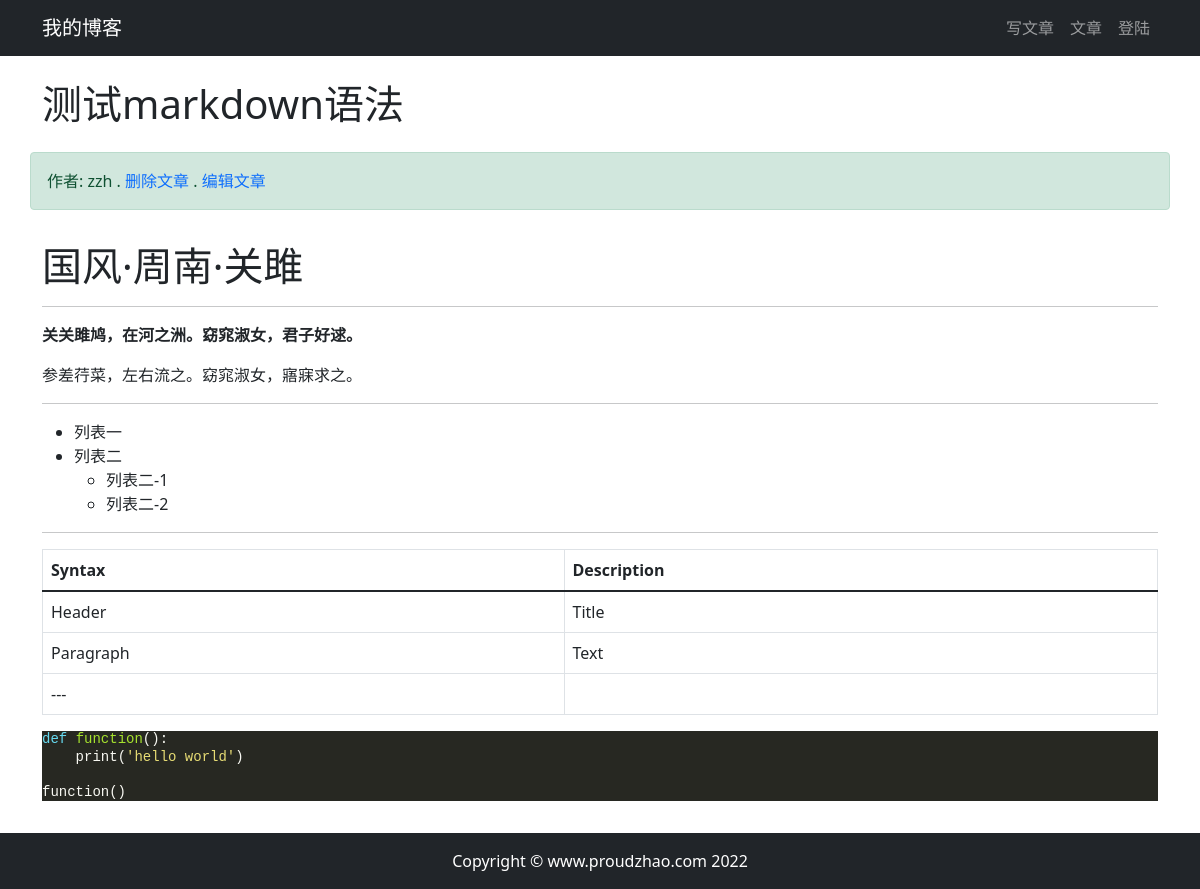
Page /article/article-detail/4/ on the committed database.
### article/models.py (models this page shows, shortened)
class ArticlePost(models.Model):
    author = models.ForeignKey(User, on_delete=models.CASCADE)
    title = models.CharField(max_length=100)
    body = models.TextField()
    created = models.DateTimeField(default=timezone.now)
    updated = models.DateTimeField(auto_now=True)
    class Meta:
        ordering = ('-created',)  # 这里是以创建时间倒序排列

### article/views.py (the view)
# urls.py: path('article-detail/<int:id>/', views.article_detail, name='article_detail'),
def article_detail(request, id=None):
    article = ArticlePost.objects.get(id=id)
    article.body = markdown.markdown(
        article.body,  # 需要渲染的文本
        extensions=[
            'markdown.extensions.extra',
            'markdown.extensions.codehilite',
        ]
    )
    context = {'article': article}
    return render(request, 'article/detail.html', context)

### templates/article/detail.html (shortened to what this page needs)
{% extends 'base.html' %}
{% load static %}
{% block content %}
    <div class="container">
        <div class="row">
            <h1 class="col-12 mt-4 mb-4">{{ article.title }}</h1>
            <div class="col-12 alert alert-success">
                作者: {{ article.author }}
                . <a href="#" onclick="confirm_safe_delete()">删除文章</a>
                . <a href="{% url 'article:article_update' article.id %}">编辑文章</a>
            </div>
            <div class="col-12" id="article_body">
                <p>{{ article.body|safe }}</p>
            </div>
        </div>
    </div>
{% endblock content %}

### static/md_css/monokai.css (style rules this page uses)
pre { line-height: 125%; }
.codehilite { background: #272822; color: #f8f8f2 }
.codehilite .k { color: #66d9ef }
.codehilite .n { color: #f8f8f2 }
.codehilite .p { color: #f8f8f2 }
.codehilite .nb { color: #f8f8f2 }
.codehilite .nf { color: #a6e22e }
.codehilite .w { color: #f8f8f2 }
.codehilite .s1 { color: #e6db74 }

### static/css/base.css (style rules this page uses)
a { text-decoration: none; }

### rows in the picture
ArticlePost: title "测试markdown语法", author "zzh", body "国风·周南·关雎 关关雎鸠，在河之洲。窈窕淑女，君子好逑。 参差荇菜，左右流之。窈窕淑女，寤寐求之。 列表一 列表二 列表二-1 列表二-2 Syntax Description Header Title Paragraph Text --- def function (): print ( 'hello world' ) function ()"
